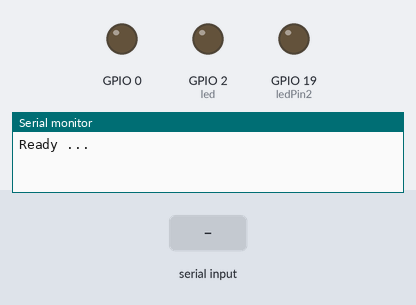
Simulated run of this sketch. Board: ESP32. On the bench: output pins drawn as LEDs (lit = HIGH), the last lines printed to the serial monitor. The test bench sets the inputs (shaded band). Pins used as bus, display or sensor lines are not drawn.

Above: at 1.3 s.
1.4 s: "freq:\n" received over Serial
At 2.2 s:
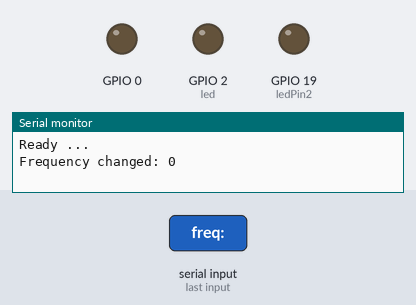
3.0 s: "start\n" received over Serial
At 3.5 s:
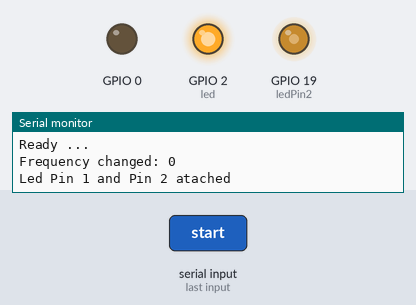
4.7 s: "pin1:\n" received over Serial
At 6.0 s:
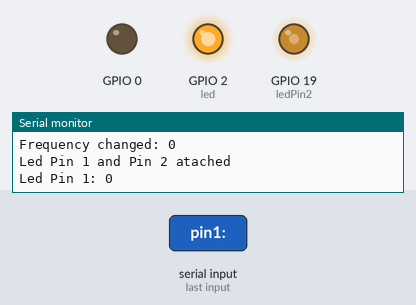
6.3 s: "start\n" received over Serial
At 7.3 s:
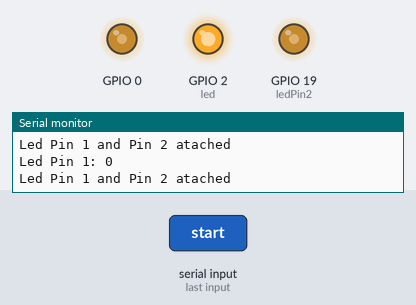
8.1 s: "stop\n" received over Serial
At 8.5 s:
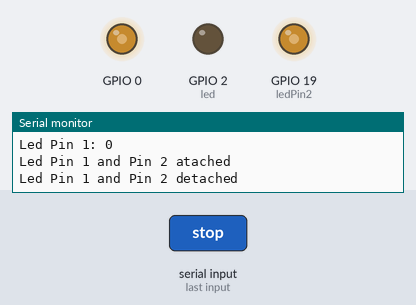
9.6 s: "duty:\n" received over Serial
At 10.9 s:
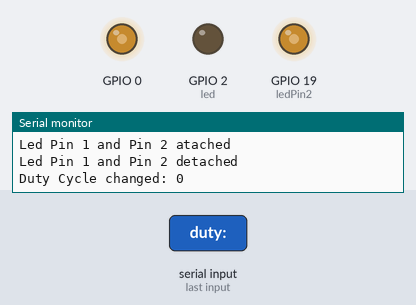
Timing chart, 0 to 12.2 s (numbered marks = the images above; inputs shaded):
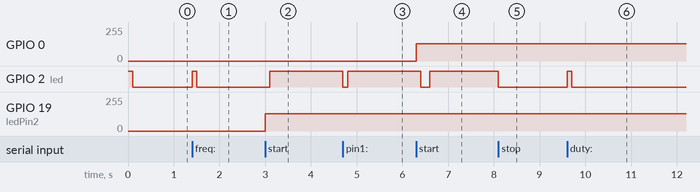

Measured:
- after the input at 1.4 s, GPIO 2 (led): LOW → HIGH at once, → LOW 0.10 s later
- after the input at 3.0 s, GPIO 2 (led): LOW → HIGH after 0.10 s; GPIO 19 (ledPin2): 0/255 → 128/255 at once
- after the input at 4.7 s, GPIO 2 (led): HIGH → LOW at once, → HIGH 0.10 s later
- after the input at 6.3 s, GPIO 0: 0/255 → 128/255 at once; GPIO 2 (led): HIGH → LOW after 0.10 s, → HIGH 0.20 s later
- after the input at 8.1 s, GPIO 2 (led): HIGH → LOW at once
- after the input at 9.6 s, GPIO 2 (led): LOW → HIGH at once, → LOW 0.10 s later

The sketch:

Pulse-Generator.ino
```cpp
int  freq = 10000;
int  resolution = 8;
int  dutyCycle = 128;
int ledPin1 = 18;
int ledPin2 = 19;
int ledChannel = 0;
int led = 2;
bool ledStatus = false;


void ledcInit(){
  ledcSetup(ledChannel, freq, resolution);
  ledcAttachPin(ledPin1, ledChannel);
  ledcAttachPin(ledPin2, ledChannel);
  ledcWrite(ledChannel, dutyCycle);
  digitalWrite(led, ledStatus);
  delay(100);
  digitalWrite(led, !ledStatus);
  delay(100);
  digitalWrite(led, ledStatus);
}

void setup(){
  Serial.begin(115200);
  pinMode(led, OUTPUT);
  digitalWrite(led, HIGH);
  delay(100);
  digitalWrite(led, LOW);
  Serial.println("Ready ...");
}


void loop() {
  if (Serial.available() > 0) {
    String message = Serial.readStringUntil('\n');
    if (message.startsWith("freq:")) {
      freq = message.substring(5).toInt();
      digitalWrite(led, !ledStatus);
      delay(100);
      digitalWrite(led, ledStatus);
      Serial.println("Frequency changed: " + String(freq));
    }
    if (message.startsWith("duty:")) {
      dutyCycle = message.substring(5).toInt();
      digitalWrite(led, !ledStatus);
      delay(100);
      digitalWrite(led, ledStatus);
      Serial.println("Duty Cycle changed: " + String(dutyCycle));
    }
     if (message.startsWith("reso:")) {
      resolution = message.substring(5).toInt();
      digitalWrite(led, !ledStatus);
      delay(100);
      digitalWrite(led, ledStatus);
      Serial.println("Resolution changed: " + String(resolution));
    }
    if (message.startsWith("pin1:")) {
      ledcDetachPin(ledPin1);
      ledPin1 = message.substring(5).toInt();
      digitalWrite(led, !ledStatus);
      delay(100);
      digitalWrite(led, ledStatus);
      Serial.println("Led Pin 1: " + String(ledPin1) );
    }
    if (message.startsWith("pin2:")) {
      ledcDetachPin(ledPin2);
      ledPin2 = message.substring(5).toInt();
      digitalWrite(led, !ledStatus);
      delay(100);
      digitalWrite(led, ledStatus);
      Serial.println("Led Pin 2: " + String(ledPin2) );
    }
    if (message.startsWith("stop")) {
      ledcDetachPin(ledPin1);
      ledcDetachPin(ledPin2);
      Serial.println("Led Pin 1 and Pin 2 detached" );
      digitalWrite(led, !ledStatus);
      delay(100);
      digitalWrite(led, ledStatus);
      ledStatus = false;
      digitalWrite(led, ledStatus);

    }
    if (message.startsWith("start")) {
      ledcInit();
      Serial.println("Led Pin 1 and Pin 2 atached" );
      digitalWrite(led, !ledStatus);
      delay(100);
      digitalWrite(led, ledStatus);
      ledStatus = true;
      digitalWrite(led, ledStatus);
    }
  }
}
```
